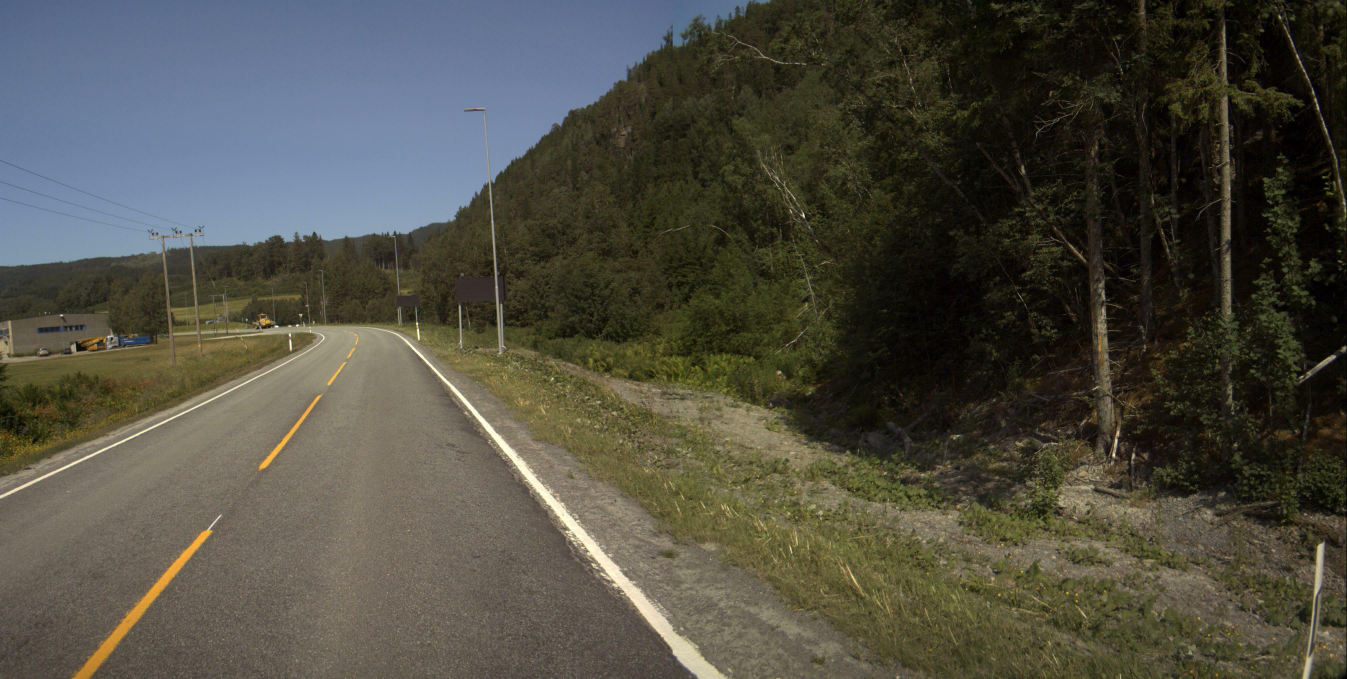
#> input picture preprocessing/test_image2.jpg, 4040 x 2035 px (shown at 1/3 size)
$ python warp.py
#> lines starting #> are read from the running program, lines starting #| are printed output that depends on the picture
#!/usr/bin/python
# -*- encoding: utf-8 -*-
# see https://www.pyimagesearch.com/2014/08/25/4-point-opencv-getperspective-transform-example/
# part of https://github.com/WolfgangFahl/play-chess-with-a-webcam
import sys
import cv2
from scipy.spatial import distance as dist
import numpy as np
# top left 437,328
# top right 1390,1042
# bottom left 142,107
# bottom right 1667,1250


def order_points(pts):
    # sort the points based on their x-coordinates
    xSorted = pts[np.argsort(pts[:, 0]), :]

    # grab the left-most and right-most points from the sorted
    # x-roodinate points
    leftMost = xSorted[:2, :]
    rightMost = xSorted[2:, :]

    # now, sort the left-most coordinates according to their
    # y-coordinates so we can grab the top-left and bottom-left
    # points, respectively
    leftMost = leftMost[np.argsort(leftMost[:, 1]), :]
    (tl, bl) = leftMost

    # now that we have the top-left coordinate, use it as an
    # anchor to calculate the Euclidean distance between the
    # top-left and right-most points; by the Pythagorean
    # theorem, the point with the largest distance will be
    # our bottom-right point
    D = dist.cdist(tl[np.newaxis], rightMost, "euclidean")[0]
    (br, tr) = rightMost[np.argsort(D)[::-1], :]

    # return the coordinates in top-left, top-right,
    # bottom-right, and bottom-left order
    return np.array([tl, tr, br, bl], dtype="float32")


def four_point_transform(image, pts):
    # obtain a consistent order of the points and unpack them
    # individually
    rect = order_points(pts)
    (tl, tr, br, bl) = rect

    # compute the width of the new image, which will be the
    # maximum distance between bottom-right and bottom-left
    # x-coordiates or the top-right and top-left x-coordinates
    widthA = np.sqrt(((br[0] - bl[0]) ** 2) + ((br[1] - bl[1]) ** 2))
    widthB = np.sqrt(((tr[0] - tl[0]) ** 2) + ((tr[1] - tl[1]) ** 2))
    maxWidth = max(int(widthA), int(widthB))

    # compute the height of the new image, which will be the
    # maximum distance between the top-right and bottom-right
    # y-coordinates or the top-left and bottom-left y-coordinates
    heightA = np.sqrt(((tr[0] - br[0]) ** 2) + ((tr[1] - br[1]) ** 2))
    heightB = np.sqrt(((tl[0] - bl[0]) ** 2) + ((tl[1] - bl[1]) ** 2))
    maxHeight = max(int(heightA), int(heightB))

    # now that we have the dimensions of the new image, construct
    # the set of destination points to obtain a "birds eye view",
    # (i.e. top-down view) of the image, again specifying points
    # in the top-left, top-right, bottom-right, and bottom-left
    # order
    dst = np.array([
        [0, 0],
        [maxWidth - 1, 0],
        [maxWidth - 1, maxHeight - 1],
        [0, maxHeight - 1]], dtype="float32")

    # compute the perspective transform matrix and then apply it
    warp_matrix = cv2.getPerspectiveTransform(rect, dst)
    warped = cv2.warpPerspective(image, warp_matrix, (maxWidth, maxHeight))

    # return the warped image
    return warped
    # [10 lines of commented-out code are left out]


def main(argv):
    default_file = 'test_image2.jpg'
    filename = argv[0] if len(argv) > 0 else default_file
    image = cv2.imread(filename)
#> image is the input picture: shape (2035, 4040, 3); mean B, G, R 66.4, 77.1, 78.7
    # load the image, clone it, and initialize the 4 points
    # that correspond to the 4 corners of the chessboard
    pts = np.array([(0+12, 1000), (3643-12, 1000), (3643+int(7000*1.08), 2041), (0-7000, 2041)])

    # loop over the points and draw them on the image
    for (x, y) in pts:
       cv2.circle(image, (x, y), 5, (0, 255, 0), -1)

    # apply the four point tranform to obtain a "birds eye view" of
    # the chessboard
    warped = four_point_transform(image, pts)
#> in four_point_transform, `warp_matrix = cv2.getPerspectiveTransform(rect, dst)`: warp_matrix = [[-1.75, -11.8, 11820.7], [-3.25e-16, -12.86, 12860.5], [1.25e-20, -0.00135, 1]]
    image = cv2.resize(image, (960, 540))
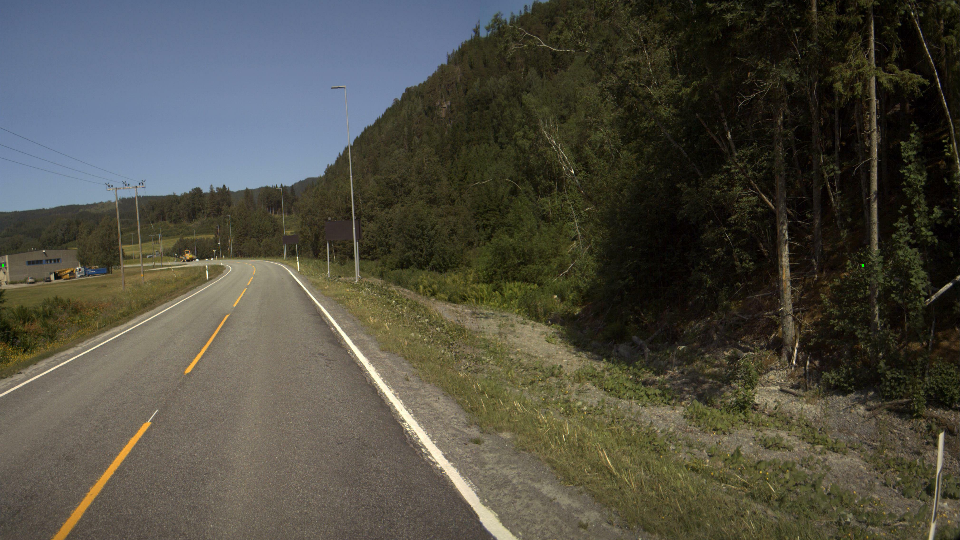
#> image: shape (540, 960, 3); mean B, G, R 66.3, 77, 78.6

    # show the original and warped images
    cv2.imshow("Original", image)
    height, width = warped.shape[:2]
#> height = 7643; width = 18203
    warped = cv2.resize(warped, (960, 540))
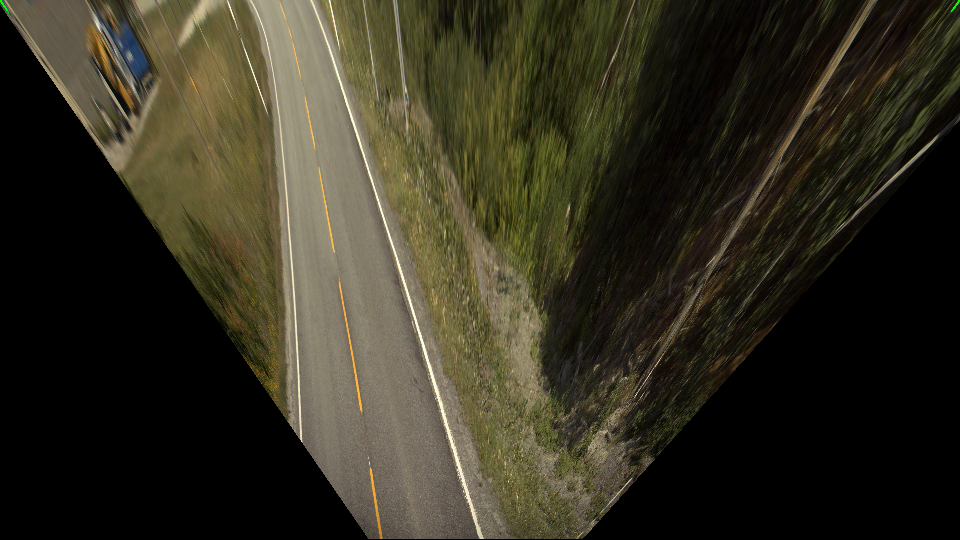
#> warped: shape (540, 960, 3); mean of channels 0, 1, 2 33.3, 48.1, 51.7; drawn as B, G, R
    cv2.imshow("Warped", warped)
    # refresh
    while not cv2.waitKey(10) & 0xFF == ord('q'):
#> (key q is pressed here)
       continue


if __name__ == "__main__":
    main(sys.argv[1:])

$ run again, with preprocessing/test_image3.jpg copied over preprocessing/test_image2.jpg
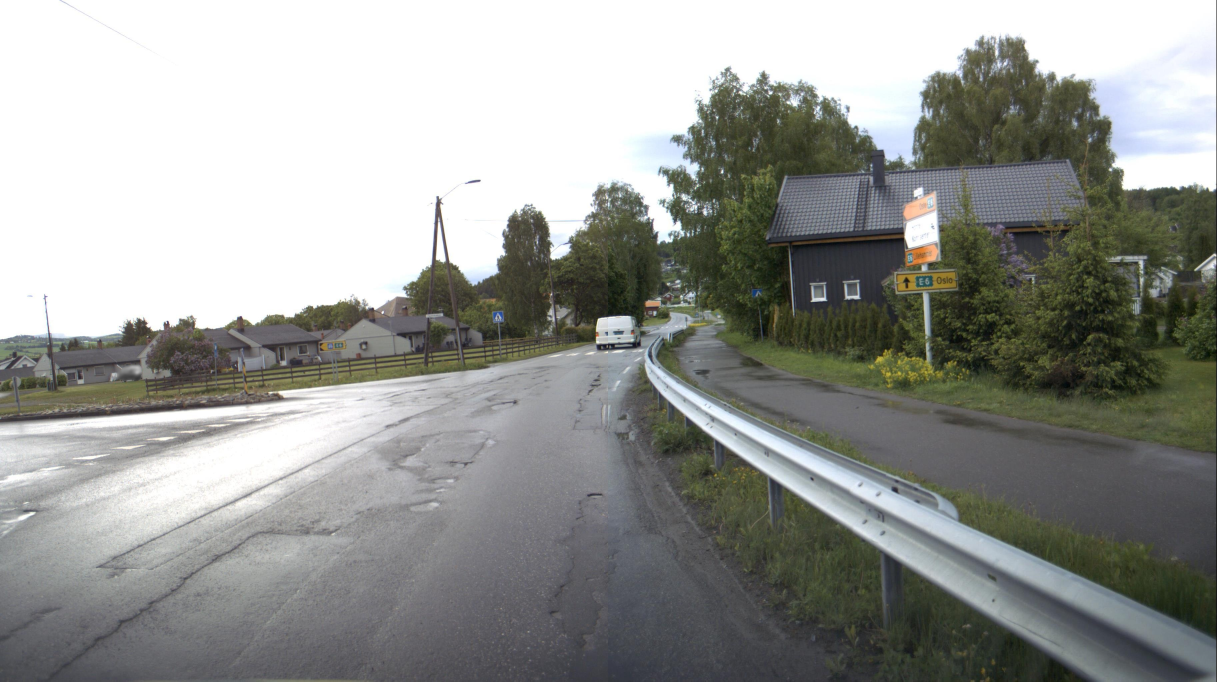
#> input picture preprocessing/test_image3.jpg, 3650 x 2044 px (shown at 1/3 size)
#> in main, image is the input picture: shape (2044, 3650, 3); mean B, G, R 148.3, 152.1, 150.4
#> warp_matrix = [[-1.75, -11.8, 11820.7], [-3.25e-16, -12.86, 12860.5], [1.25e-20, -0.00135, 1]]
#> in main, `image = cv2.resize(image, (960, 540))`:
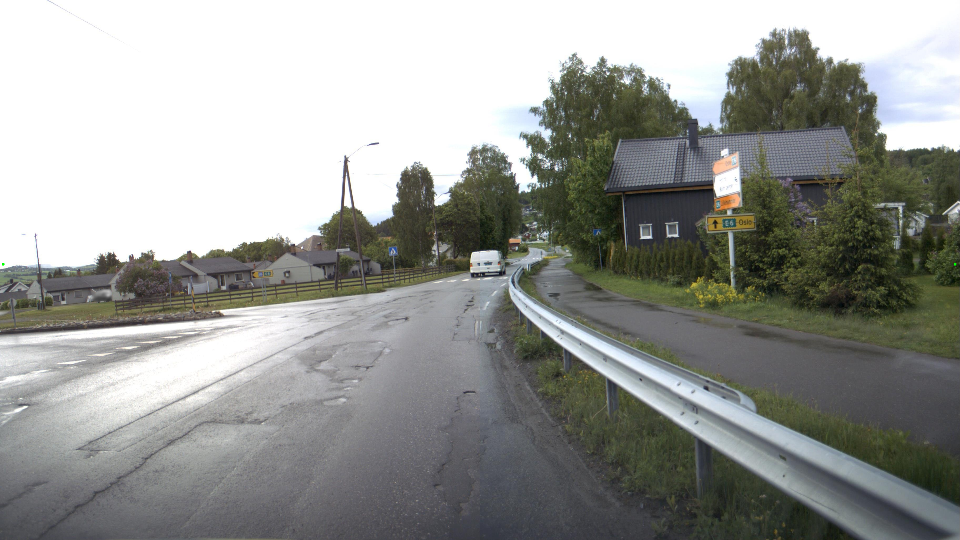
#> image: shape (540, 960, 3); mean B, G, R 148.2, 152.1, 150.3
#> in main, `warped = cv2.resize(warped, (960, 540))`:
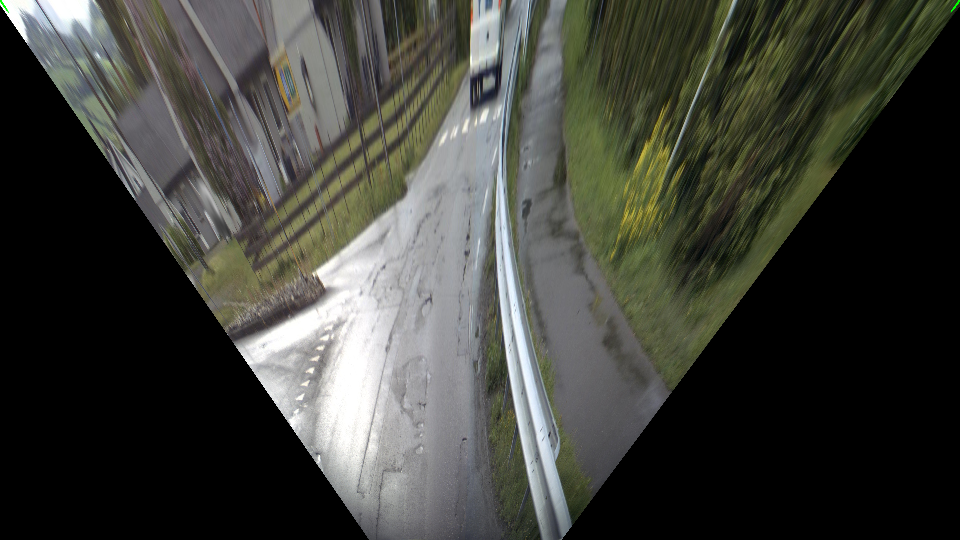
#> warped: shape (540, 960, 3); mean of channels 0, 1, 2 58.6, 64.7, 63.6; drawn as B, G, R

$ run again, with preprocessing/test_image.jpg copied over preprocessing/test_image2.jpg
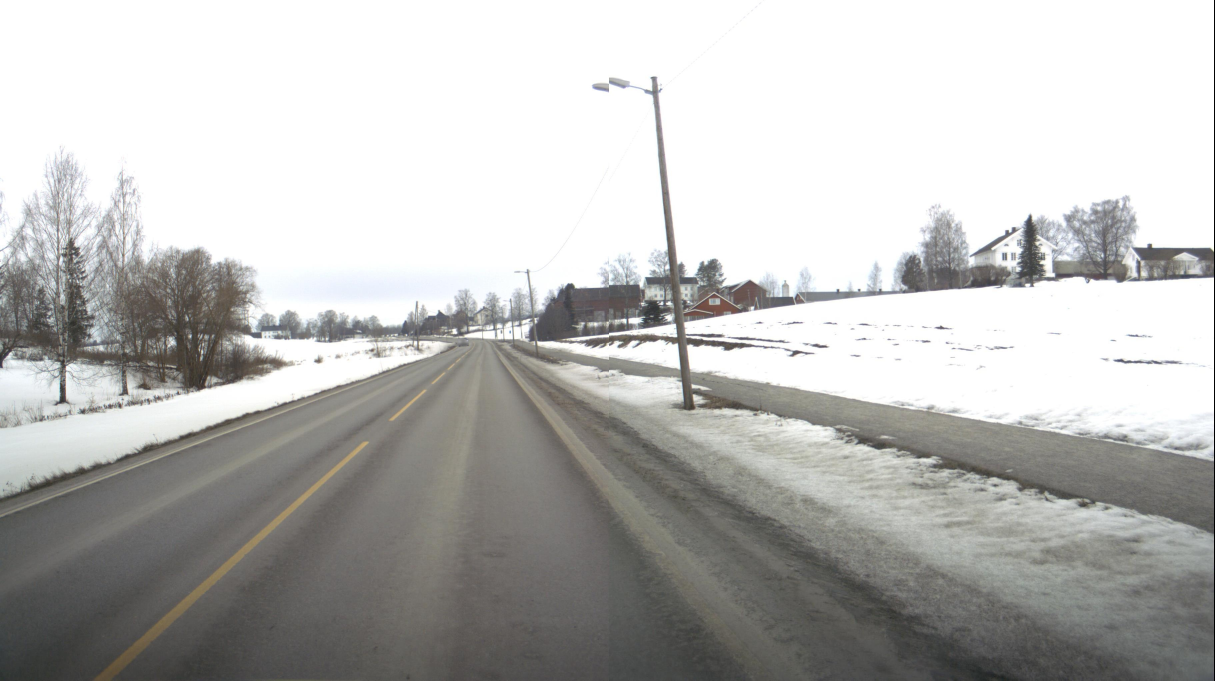
#> input picture preprocessing/test_image.jpg, 3643 x 2041 px (shown at 1/3 size)
#> in main, image is the input picture: shape (2041, 3643, 3); mean B, G, R 184.2, 186, 186.2
#> warp_matrix = [[-1.75, -11.8, 11820.7], [-3.25e-16, -12.86, 12860.5], [1.25e-20, -0.00135, 1]]
#> in main, `image = cv2.resize(image, (960, 540))`:
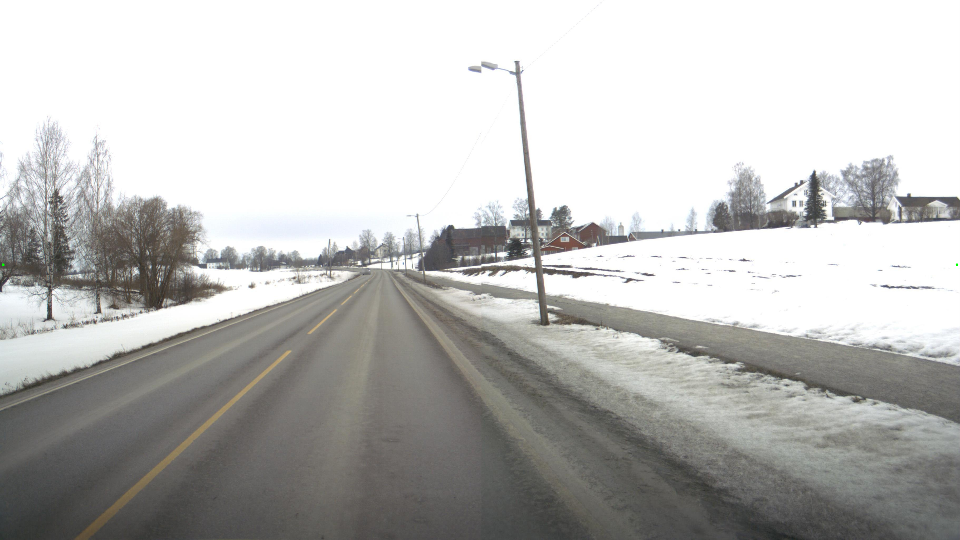
#> image: shape (540, 960, 3); mean B, G, R 184.2, 186, 186.2
#> in main, `warped = cv2.resize(warped, (960, 540))`:
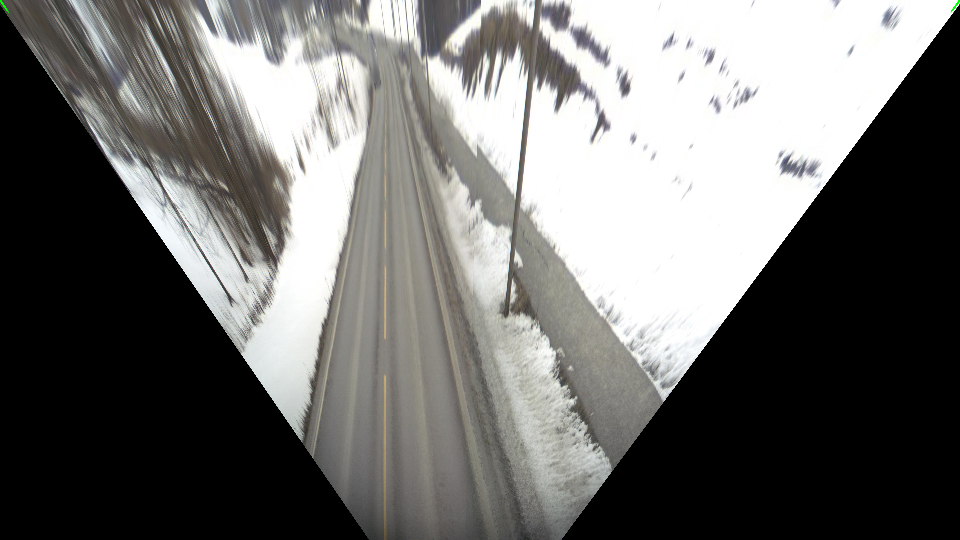
#> warped: shape (540, 960, 3); mean of channels 0, 1, 2 108.8, 110.6, 111; drawn as B, G, R
